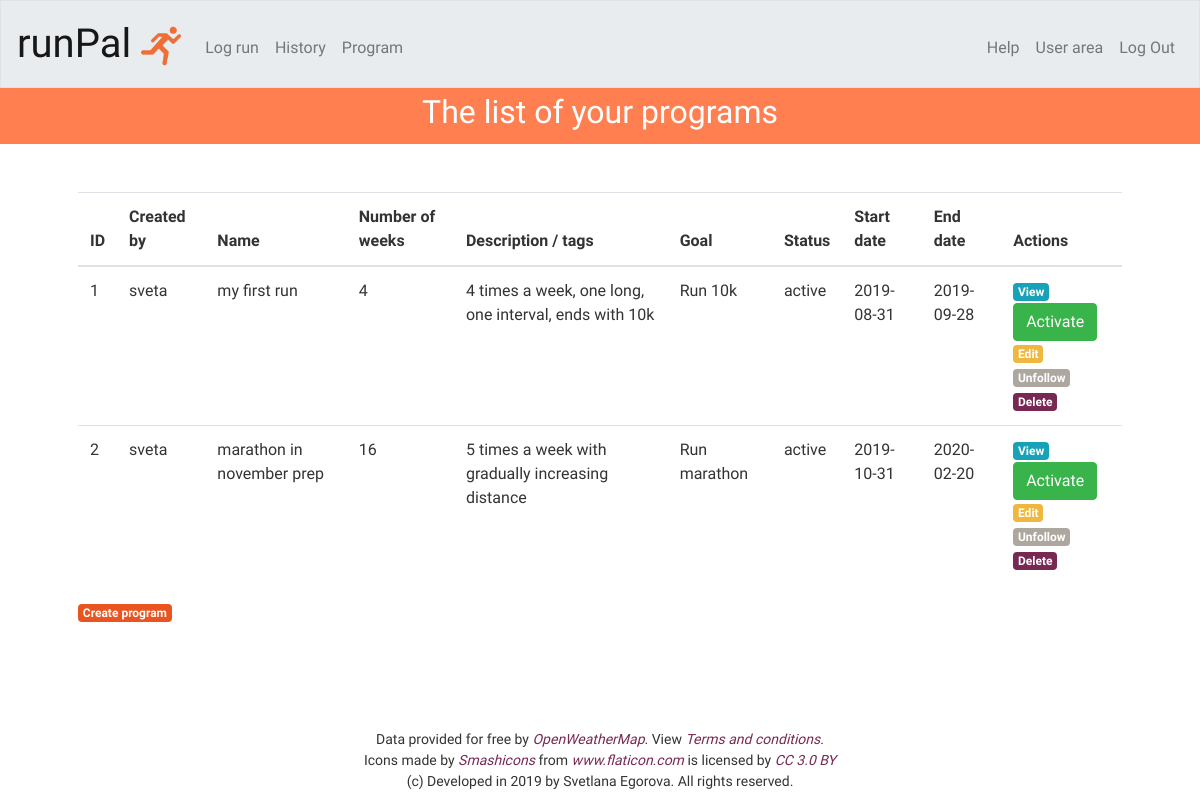
The page /programs (signed in) on the database its author committed.
### tables this page shows
CREATE TABLE "users"
(
	user_id integer not null
		constraint users_pk
			primary key autoincrement,
	username varchar(255) not null,
	hash varchar(255) not null,
	name varchar(255) not null,
	birthday date,
	gender int,
	height int,
	weight int,
	activity_level int
);

CREATE TABLE "programs"
(
	id integer not null
		constraint programs_pk
			primary key autoincrement,
	follower_id int not null,
	author_id int not null,
	prog_name varchar(255) not null,
	weeks int not null,
	description text,
	goal int
, status int default 0);

### application.py (the view)
@app.route("/programs", methods=["GET"])
@login_required
def show_programs():
    programs = programRepo.get_prog_by_follower_id(session["user_id"])
    goals = ["", "Start running", "Keep fit", "Loose weight", "Run 10k", "Run half marathon", "Run marathon", "Other"]
    statuses = ["inactive", "active"]
    result = []
    for program in programs:
        status_for_user = programRepo.get_status_by_id(session["user_id"], program["id"])
        if status_for_user:
            status = status_for_user[0]["status"]
            if status_for_user[0]["date_start"]:
                date_start = datetime.datetime.fromtimestamp(int(status_for_user[0]["date_start"])).date()
                date_end = datetime.datetime.fromtimestamp(int(status_for_user[0]["date_end"])).date()
            else:
                date_start = "n/a"
                date_end = "n/a"
        else:
            status = 0
            date_start = "n/a"
            date_end = "n/a"
        result.append({
            "id": program["id"],
            "author": userRepo.get_info_by_id(program["author_id"])[0]["username"],
            "name": program["prog_name"],
            "weeks": program["weeks"],
            "description": program["description"],
            "goal": goals[program["goal"]],
            "status": statuses[status],
            "date_start": date_start,
            "date_end": date_end
                      })
    return render_template("programs.html", programs=result)

### ProgramRepository.py (called while the page is built)
    def get_prog_by_follower_id(self, follower_id):
        return self.db.execute("SELECT * FROM programs WHERE follower_id = :follower_id", follower_id=follower_id)

    def get_status_by_id(self, user_id, prog_id):
        return self.db.execute("SELECT * FROM status WHERE user_id = :user_id AND prog_id = :prog_id",
                               user_id=user_id,
                               prog_id=prog_id)

### UserRepository.py (called while the page is built)
    def get_info_by_id(self, id):
        return self.db.execute("SELECT * FROM users WHERE user_id = :id", id=id)

### application.py (called while the page is built)
@app.after_request
def after_request(response):
    response.headers["Cache-Control"] = "no-cache, no-store, must-revalidate"
    response.headers["Expires"] = 0
    response.headers["Pragma"] = "no-cache"
    return response

### helpers.py (called while the page is built)
def login_required(f):
    @wraps(f)
    def decorated_function(*args, **kwargs):
        if session.get("user_id") is None:
            return redirect("/login")
        return f(*args, **kwargs)
    return decorated_function

### templates/programs.html (shortened to what this page needs)
{% extends "layout.html" %}
{% block main %}
    <p class="text-main-line except-main">The list of your programs</p>
    <div class="container p-5">
        <table class="table">
            <thead>
            <tr>
                <th scope="col">ID</th>
                <th scope="col">Created by</th>
                <th scope="col">Name</th>
                <th scope="col">Number of weeks</th>
                <th scope="col">Description / tags</th>
                <th scope="col">Goal</th>
                <th scope="col">Status</th>
                <th scope="col">Start date</th>
                <th scope="col">End date</th>
                <th scope="col">Actions</th>
            </tr>
            </thead>
            <tbody>
            {% for item in programs %}
                <tr>
                    <td> {{ item['id'] }} </td>
                    <td> {{ item['author'] }} </td>
                    <td> {{ item['name'] }} </td>
                    <td> {{ item['weeks'] }} </td>
                    <td> {{ item['description'] }} </td>
                    <td> {{ item['goal'] }} </td>
                    <td> {{ item['status'] }} </td>
                    <td> {{ item['date_start'] }} </td>
                    <td> {{ item['date_end'] }} </td>
                    <td><a href="#{{ item['id'] }}" class="badge badge-info">View</a><br>
                        <button type="button" class="btn btn-success" data-toggle="modal"
                                onclick="saveId({{ item['id'] }})"
                                data-target="#statusModal">
                            Activate</button>
                        <a href="#{{ item['id'] }}" class="badge badge-warning">Edit</a><br>
                        <a href="#{{ item['id'] }}" class="badge badge-secondary">Unfollow</a><br>
                        <a href="#{{ item['id'] }}" class="badge badge-dark">Delete</a></td>
                </tr>
            {% endfor %}
            </tbody>
        </table>
        <a href="/create-program" class="badge badge-primary">Create program</a>
    </div>
{% endblock %}

### static/styles.css (style rules this page uses)
main .text-main-line { background-color: coral; color: white; font-family: 'Raleway', sans-serif; font-size: 48px; padding-bottom: 8px; text-align: center; margin-bottom: 0; }
main .except-main { font-size: 32px; font-family: 'Kaushan Script', cursive; }

### rows shown on the page
users: author "sveta" "sveta"
programs: name "my first run", description "4 times a week, one long, one interval, ends with 10k"
programs: name "marathon in november prep", description "5 times a week with gradually increasing distance"

### other values the page prints
{{ item['id'] }} "1" "2"
{{ item['weeks'] }} "4" "16"
{{ item['goal'] }} "Run 10k" "Run marathon"
{{ item['status'] }} "active" "active"
{{ item['date_start'] }} "2019-08-31" "2019-10-31"
{{ item['date_end'] }} "2019-09-28" "2020-02-20"
